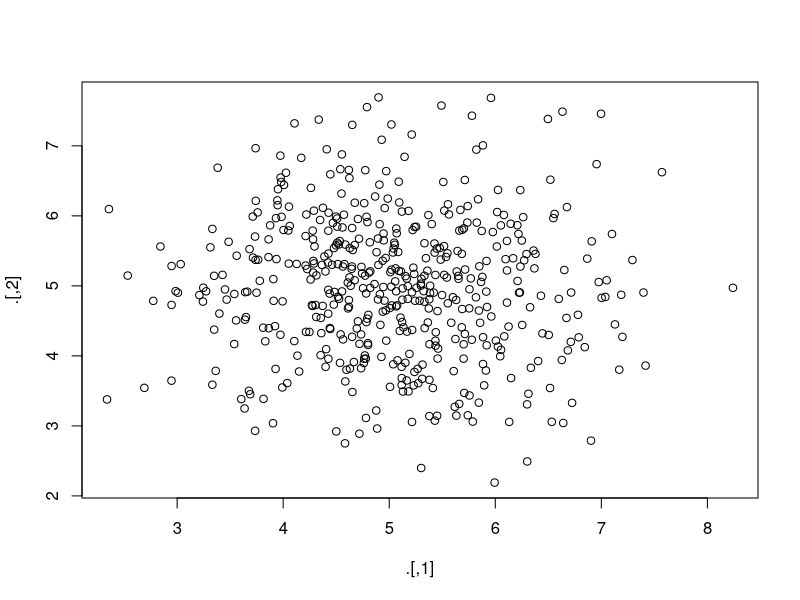

Here is the R script that generated this plot: (Note: this script raises an error after producing the figure.)
## ---- chunk 1
vec1 <- c(1, 2, 3, 4, 5, 6)
vec2 <- c("A", "B", "C", "D", "E", "F")
## ---- chunk 2
mat1 <- matrix(vec1, nrow = 3, ncol = 2)
mat2 <- matrix(vec2, nrow = 3, ncol = 2)
## ---- chunk 3
vec1
vec2
mat1
mat2
## ---- chunk 4
mat3 <- matrix(c(vec1, vec2), 6, 2)
mat3
## ---- chunk 5
mat3b <- cbind(vec1, vec2)
is.matrix(mat3b)
mat3b
## ---- chunk 6
dat3 <- data.frame(V1 = vec1, V2 = vec2)
dat3
## ---- chunk 7
dat3b <- as.data.frame(mat3, stringsAsFactors = TRUE)
dat3b
## ---- chunk 8
is.numeric(dat3[, 1])
is.numeric(dat3b[, 1])
## ---- chunk 9
is.character(dat3b[, 1])
## ---- chunk 10
is.factor(dat3b[, 1])
## ---- chunk 11
dat3[3, ] #3rd row
dat3[, 2] #2nd column
dat3$V2   #also 2nd column
dat3[3,2] #intersection
## ---- chunk 12
str(dat3)
## ---- chunk 13
dat3$V1 <- factor(dat3$V1, labels = c("Utrecht", "New York", "London", "Singapore", "Rome", "Capetown"))
dat3
## ---- chunk 14
library(dplyr)    # for data manipulation
library(magrittr) # for flexible pipes
library(haven)    # for importing SPSS and Stata data
library(mice)     # for the boys data
## ---- chunk 15
# Import the SPSS data set
spss_data <- read_sav("moodle/data/SUR_2023_LAPOP_AmericasBarometer_v1.0_w_orginal.sav")
# Import the Stata data set
stata_data <- read_dta("moodle/data/03-poverty-analysis-data-2022-rt001-housing-plus.dta")
## ---- chunk 16
set.seed(123)
## ---- chunk 17
rnorm(1000, 5) %>%
  matrix(ncol = 2) %>%
  plot()
## ---- chunk 18
stata_data %>% 
  as_factor() %>% # first make sure that factors are factors
  select(where(is.numeric)) %>% # select only numeric variables
  select(starts_with("q13")) %>% # select only variables that start with q13
  cor(use = "pairwise.complete.obs") %>% # use all info from complete pairs
  round(2) # round to two decimal places
## ---- chunk 19
anscombe %>%
  subset(select = c(x4, y4)) %>%
  cor()
## ---- chunk 20
anscombe %$%
  cor(x4, y4)
## ---- chunk 21
mice::boys %>% # mice::boys tells us that boys comes from package mice
  select(wgt, hgt) %>%
  cor(use = "pairwise.complete.obs")
## ---- chunk 22
boys %>%
  select(wgt, hgt) %>%
  na.omit() %>%
  cor()
## ---- chunk 23
boys %$% 
  cor(hgt, wgt, use = "pairwise.complete.obs")
## ---- chunk 24
boys %>%
  mutate(hgt = hgt / 100) %$% # transform centimeters to meters
  mean(hgt, na.rm = TRUE) # verify that indeed it is now in meters
## ---- chunk 25
boys_subset <- 
  boys %>%
  filter(hgt > 1.5, wgt > 50) # filter rows where hgt > 1.5 and wgt > 50
## ---- chunk 26
boys_subset %>% 
  nrow()
## ---- chunk 27
boys %>% 
  nrow()
## ---- chunk 28
library(dplyr)    # for data manipulation
library(magrittr) # for flexible pipes
library(mice)     # for the mammalsleep and boys datasets
library(haven)    # for importing SPSS and Stata data
## ---- chunk 29
library(mice)
## ---- chunk 30
write.table(x = mammalsleep, # the data to be exported
            file = "mammalsleep.txt", # the name of the file
            sep = "\t", # column seperated by tabs
            dec = ".", # decimal separator
            row.names = FALSE) # do not include the rownames as column
## ---- chunk 31
sleepdata <- read.table("mammalsleep.txt", # the name of the file
                        sep = "\t", # columns seperated by tabs
                        dec = ".", # decimal separator
                        header = TRUE, # 1st row contains variable names
                        stringsAsFactors = TRUE) # convert strings to factors
sleepdata %<>% # assign pipe to feed the result back into sleepdata
  as_tibble() # convert to tibble
## ---- chunk 32
# the data structure
summary(sleepdata) #distributional summaries
sleepdata %>% 
  select(-species) %>% # exclude the first column (because it is character)
  cor(use = "pairwise.complete.obs") %>% # calculate Pearson's correlation
  round(2) # round to two decimal places 
head(mammalsleep) # first six rows
tail(mammalsleep) # last six rows
glimpse(mammalsleep) # a quick overview of the data structure
## ---- chunk 33
# To save the entire workspace:
save.image("Practical_3juni2025.RData")
## ---- chunk 34
# To save the data set only.
save(sleepdata, file = "sleepdata.RData")
## ---- chunk 35
exclude <- c("Echidna", "Lesser short-tailed shrew", "Musk shrew")
# Indicate the species that match the names in exclude
which <- sleepdata$species %in% exclude 
which
sleepdata_new <- sleepdata[!which, ]
## ---- chunk 36
sleepdata_new <- sleepdata[-c(16, 32, 38), ]
## ---- chunk 37
library(dplyr) # Data Manipulation
dplyr::filter(sleepdata, !sleepdata$species %in% exclude) 
# ! makes all TRUES into FALSE --> it takes the complement
## ---- chunk 38
plot(brw ~ species, data = sleepdata_new)
## ---- chunk 39
sd.brw <- sd(sleepdata_new$brw) # standard deviation  
mean.brw <- mean(sleepdata_new$brw) # mean
which <- sleepdata_new$brw > (mean.brw + (1 * sd.brw)) # which are larger?
as.character(sleepdata_new$species[which]) # names of the animals with brw > 1000
## ---- chunk 40
plot(brw ~ species, data = sleepdata_new[which, ])
## ---- chunk 41
sleepdata_new$species[which]
## ---- chunk 42
sleepdata_3mammals <- sleepdata_new[which, ]
sleepdata_3mammals$species <- factor(sleepdata_3mammals$species)
sleepdata_3mammals$species
## ---- chunk 43
plot(brw ~ species, data = sleepdata_3mammals)
